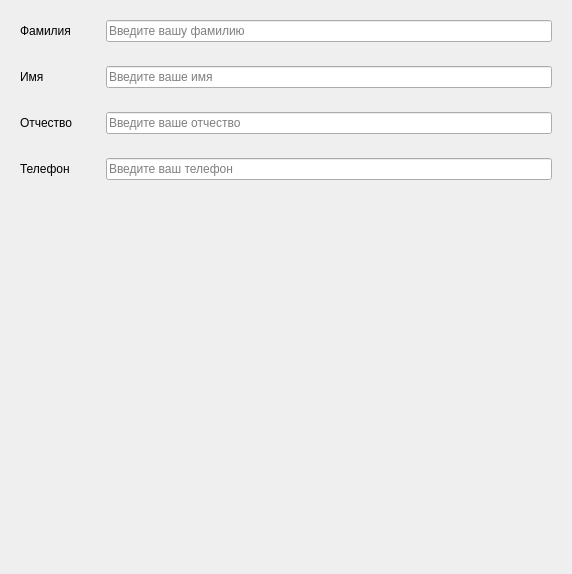
                 <widget class="QWidget" name="page">
                  <property name="geometry">
                   <rect>
                    <x>0</x>
                    <y>0</y>
                    <width>572</width>
                    <height>574</height>
                   </rect>
                  </property>
                  <attribute name="label">
                   <string>QLineEdit</string>
                  </attribute>
                  <layout class="QVBoxLayout" name="verticalLayout_4">
                   <item>
                    <widget class="QFrame" name="frame">
                     <layout class="QHBoxLayout" name="horizontalLayout_5">
                      <item>
                       <widget class="QLabel" name="label">
                        <property name="minimumSize">
                         <size>
                          <width>80</width>
                          <height>0</height>
                         </size>
                        </property>
                        <property name="text">
                         <string>Фамилия</string>
                        </property>
                       </widget>
                      </item>
                      <item>
                       <widget class="QLineEdit" name="lineEdit">
                        <property name="placeholderText">
                         <string>Введите вашу фамилию</string>
                        </property>
                       </widget>
                      </item>
                     </layout>
                    </widget>
                   </item>
                   <item>
                    <widget class="QFrame" name="frame_5">
                     <layout class="QHBoxLayout" name="horizontalLayout_4">
                      <item>
                       <widget class="QLabel" name="label_2">
                        <property name="minimumSize">
                         <size>
                          <width>80</width>
                          <height>0</height>
                         </size>
                        </property>
                        <property name="text">
                         <string>Имя</string>
                        </property>
                       </widget>
                      </item>
                      <item>
                       <widget class="QLineEdit" name="lineEdit_2">
                        <property name="echoMode">
                         <enum>QLineEdit::Normal</enum>
                        </property>
                        <property name="placeholderText">
                         <string>Введите ваше имя</string>
                        </property>
                       </widget>
                      </item>
                     </layout>
                    </widget>
                   </item>
                   <item>
                    <widget class="QFrame" name="frame_4">
                     <layout class="QHBoxLayout" name="horizontalLayout_3">
                      <item>
                       <widget class="QLabel" name="label_3">
                        <property name="minimumSize">
                         <size>
                          <width>80</width>
                          <height>0</height>
                         </size>
                        </property>
                        <property name="text">
                         <string>Отчество</string>
                        </property>
                       </widget>
                      </item>
                      <item>
                       <widget class="QLineEdit" name="lineEdit_3">
                        <property name="placeholderText">
                         <string>Введите ваше отчество</string>
                        </property>
                       </widget>
                      </item>
                     </layout>
                    </widget>
                   </item>
                   <item>
                    <widget class="QFrame" name="frame_3">
                     <layout class="QHBoxLayout" name="horizontalLayout_2">
                      <item>
                       <widget class="QLabel" name="label_4">
                        <property name="minimumSize">
                         <size>
                          <width>80</width>
                          <height>0</height>
                         </size>
                        </property>
                        <property name="text">
                         <string>Телефон</string>
                        </property>
                       </widget>
                      </item>
                      <item>
                       <widget class="QLineEdit" name="lineEdit_4">
                        <property name="placeholderText">
                         <string>Введите ваш телефон</string>
                        </property>
                       </widget>
                      </item>
                     </layout>
                    </widget>
                   </item>
                   <item>
                    <spacer name="verticalSpacer">
                     <property name="orientation">
                      <enum>Qt::Vertical</enum>
                     </property>
                     <property name="sizeHint" stdset="0">
                      <size>
                       <width>20</width>
                       <height>40</height>
                      </size>
                     </property>
                    </spacer>
                   </item>
                  </layout>
                 </widget>
